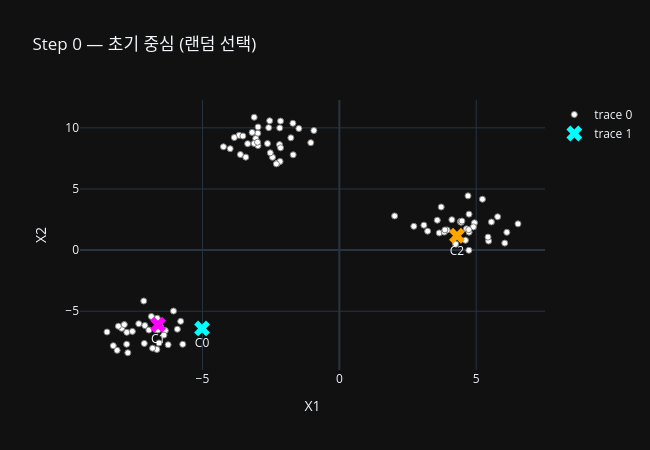

Here is the notebook cell this chart was saved with:
### Markdown cell above
## 초기 중심 지정

### Code cell
import numpy as np
import plotly.graph_objects as go
from sklearn.datasets import make_blobs

X, _ = make_blobs(n_samples=100, centers=3, cluster_std=1.0, random_state=42)

k = 3
np.random.seed(42)
initial_idx = np.random.choice(len(X), k, replace=False)
centroids = X[initial_idx]

fig = go.Figure()
fig.add_trace(go.Scatter(
    x=X[:,0], y=X[:,1],
    mode="markers",
    marker=dict(color="white", size=6, line=dict(color="gray", width=1))
))
fig.add_trace(go.Scatter(
    x=centroids[:,0], y=centroids[:,1],
    mode="markers+text",
    text=[f"C{i}" for i in range(k)],
    textposition="bottom center",
    marker=dict(size=14, color=["cyan","magenta","orange"], symbol="x")
))
fig.update_layout(
    title="Step 0 — 초기 중심 (랜덤 선택)",
    xaxis_title="X1", yaxis_title="X2", template="plotly_dark",
    width=650, height=450
)
fig.show()

### Figure 1 — Plotly figure (JSON) as saved in the notebook; plotly's stock layout.template omitted (floating-point values rounded to 4 significant figures)
{"data": [{"marker": {"color": "white", "line": {"color": "gray", "width": 1}, "size": 6}, "mode": "markers", "x": [-7.726, 5.453, -2.979, 6.043, -6.522, 3.649, -2.178, 4.42, 4.737, -3.66, -3.054, -6.652, -6.358, -3.616, -1.771, -7.951, -6.603, -2.581, -7.763, -6.406, -2.973, -6.957, -7.326, -2.148, -2.545, -2.97, 3.225, -6.254, -7.854, -8.117, -7.56, 4.936, 4.448, -5.721, -0.93, -3.11, -2.442, -2.185, 5.555, 4.732, -8.257, -2.988, 4.605, -3.837, -2.625, 3.578, -8.487, -6.706, -6.867, 3.831, 2.02, 4.645, -1.697, -6.62, -6.058, -7.103, -3.522, -2.267, 6.118, -4.234, -6.587, 3.938, -7.125, 2.721, -7.144, -6.666, 4.7, -7.769, 4.11, 4.897, 4.297, -6.629, -8.071, -2.166, 4.74, -5.916, 5.431, -6.821, 6.526, 3.089, -2.148, 3.857, -1.687, -5.014, -2.523, -2.3, -1.044, 3.72, -3.988, 4.248, 4.727, 5.783, -3.417, 5.227, -3.111, -3.186, -1.478, 4.479, -5.797, -3.348], "y": [-8.395, 0.7423, 9.557, 0.5713, -6.319, 1.407, 9.99, 2.33, 2.942, 9.39, 9.125, -5.573, -6.583, 7.818, 9.186, -6.398, -6.053, 10.02, -6.726, -6.953, 8.549, -6.539, -6.024, 10.55, 10.58, 10.07, 1.553, -7.737, -6.093, -8.201, -6.648, 2.234, 2.275, -7.701, 9.782, 8.723, 7.59, 8.629, 2.302, -0.0144, -7.818, 8.829, 0.8045, 9.211, 8.713, 2.447, -6.695, -6.495, -5.427, 1.471, 2.795, 1.739, 10.37, -6.098, -4.983, -6.166, 9.329, 7.101, 1.455, 8.452, -7.594, 1.646, -7.634, 1.947, -4.16, -8.126, 4.436, -7.696, 2.486, 1.899, 1.171, -6.534, -6.224, 7.251, 1.47, -6.467, 1.064, -8.023, 2.148, 2.042, 8.369, 1.651, 7.793, -6.406, 7.957, 7.055, 8.789, 3.523, 8.294, 0.5097, 1.674, 2.725, 7.602, 4.164, 10.87, 9.626, 9.946, 2.377, -5.826, 8.705], "type": "scatter"}, {"marker": {"color": ["cyan", "magenta", "orange"], "size": 14, "symbol": "x"}, "mode": "markers+text", "text": ["C0", "C1", "C2"], "textposition": "bottom center", "x": [-5.014, -6.62, 4.297], "y": [-6.406, -6.098, 1.171], "type": "scatter"}], "layout": {"title": {"text": "Step 0 — 초기 중심 (랜덤 선택)"}, "xaxis": {"title": {"text": "X1"}}, "yaxis": {"title": {"text": "X2"}}, "width": 650, "height": 450}}
